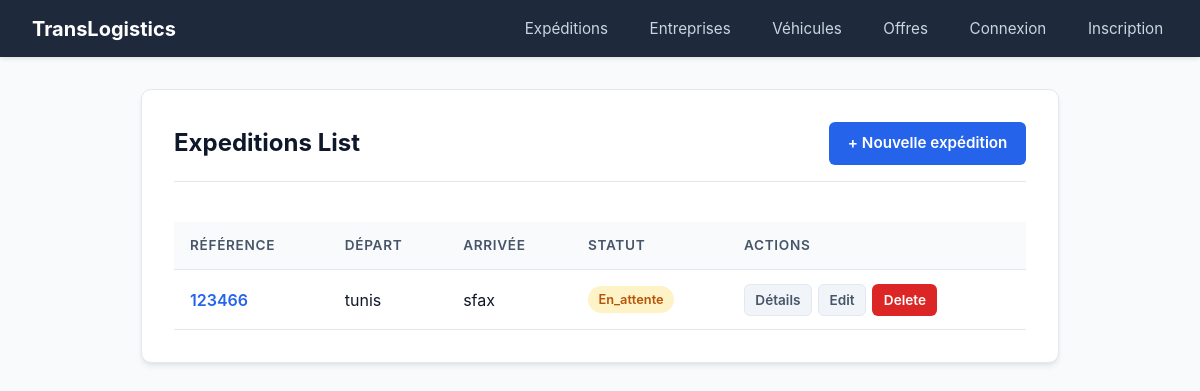
The app's page /expedition/liste/ with its own data.
### ExpeditionApp/models.py (models this page shows, shortened)
class Expedition(models.Model):
    reference = models.CharField(max_length=50, unique=True)
    ville_depart = models.CharField(max_length=80)
    ville_arrive = models.CharField(max_length=80)
    poids_kg = models.DecimalField(
        max_digits=10,
        decimal_places=2,
        validators=[MinValueValidator(0, "le poids doit etre possitive")],
    )
    date_souhaitee = models.DateTimeField()
    description = models.TextField()
    statut = models.CharField(
        max_length=100,
        choices=[
            ('en_attente', 'En attente'),
            ('publiee', 'Publiée'),
            ('attribuee', 'Attribuée'),
            ('terminee', 'Terminée'),
            ('annulee', 'Annulée'),
        ],
        default='en_attente',
    )
    created_at = models.DateTimeField(auto_now_add=True)
    updated_at = models.DateTimeField(auto_now=True)
    entreprise = models.ForeignKey(Entreprise, on_delete=models.CASCADE, related_name='expeditions')

### ExpeditionApp/views.py (the view)
# urls.py: path('liste/', Liste_expedition.as_view(), name='liste_classe'),
class Liste_expedition(ListView):
    model = Expedition
    template_name = 'expedition/list.html'
    context_object_name = 'list'

### templates/expedition/list.html (shortened to what this page needs)
{% extends 'expedition/base.html' %}
{% block content %}
<div class="card">
    <div class="card-header">
        <h1 class="card-title">Expeditions List</h1>
        <a class="btn btn-primary" href="{% url 'Expedition:create_expedition' %}">+ Nouvelle expédition</a>
    </div>
    <div class="table-responsive">
        <table class="table">
            <thead>
                <tr>
                    <th>Référence</th>
                    <th>Départ</th>
                    <th>Arrivée</th>
                    <th>Statut</th>
                    <th>Actions</th>
                </tr>
            </thead>
            <tbody>
            {% for expedition in list %}
                <tr>
                    <td>
                        <a href="{% url 'Expedition:detail_expedition' id=expedition.id %}" style="font-weight: 600; color: var(--primary); text-decoration: none;">
                            {{ expedition.reference }}
                        </a>
                    </td>
                    <td>{{ expedition.ville_depart }}</td>
                    <td>{{ expedition.ville_arrive }}</td>
                    <td>
                        <span class="badge badge-{{ expedition.statut }}">{{ expedition.statut }}</span>
                    </td>
                    <td>
                        <div class="actions-cell">
                            <a class="btn btn-secondary btn-sm" href="{% url 'Expedition:detail_expedition' id=expedition.id %}">Détails</a>
                            <a class="btn btn-secondary btn-sm" href="{% url 'Expedition:update_expedition' pk=expedition.id %}">Edit</a>
                            <a class="btn btn-danger btn-sm" href="{% url 'Expedition:delete_expedition' pk=expedition.id %}">Delete</a>
                        </div>
                    </td>
                </tr>
            {% empty %}
                <tr>
                    <td colspan="5" class="empty-state">
                        <p>No expeditions available.</p>
                    </td>
                </tr>
            {% endfor %}
            </tbody>
        </table>
    </div>
</div>
{% endblock %}

### ExpeditionApp/static/expedition/css/style.css (style rules this page uses)
:root { --primary: #2563eb; --primary-hover: #1d4ed8; --secondary: #64748b; --success: #16a34a; --warning: #d97706; --danger: #dc2626; --danger-hover: #b91c1c; --background: #f8fafc; --surface: #ffffff; --border: #e2e8f0; --text-primary: #0f172a; --text-secondary: #475569; --radius: 10px; --shadow: 0 4px 6px -1px rgb(0 0 0 / 0.08), 0 2px 4px -2px rgb(0 0 0 / 0.05); }
* { box-sizing: border-box; margin: 0; padding: 0; }
body { font-family: -apple-system, BlinkMacSystemFont, "Segoe UI", Roboto, Helvetica, Arial, sans-serif; background-color: var(--background); color: var(--text-primary); line-height: 1.5; padding-bottom: 3rem; }
.card { background: var(--surface); border: 1px solid var(--border); border-radius: var(--radius); padding: 2rem; box-shadow: var(--shadow); margin-bottom: 1.5rem; }
.card-header { display: flex; justify-content: space-between; align-items: center; border-bottom: 1px solid var(--border); padding-bottom: 1rem; margin-bottom: 1.5rem; }
.card-title { font-size: 1.5rem; font-weight: 700; color: var(--text-primary); }
.btn { display: inline-flex; align-items: center; justify-content: center; gap: 0.4rem; padding: 0.55rem 1.1rem; font-size: 0.95rem; font-weight: 600; border-radius: 6px; text-decoration: none; cursor: pointer; border: 1px solid transparent; transition: all 0.15s ease-in-out; }
.btn-primary { background-color: var(--primary); color: #ffffff; }
.btn-danger { background-color: var(--danger); color: #ffffff; }
.btn-secondary { background-color: #f1f5f9; color: var(--text-secondary); border: 1px solid var(--border); }
.btn-sm { padding: 0.3rem 0.65rem; font-size: 0.85rem; }
.badge { display: inline-block; padding: 0.25rem 0.65rem; font-size: 0.8rem; font-weight: 600; border-radius: 9999px; text-transform: capitalize; }
.badge-en_attente { background-color: #fef3c7; color: #b45309; }
.table-responsive { overflow-x: auto; }
.table { width: 100%; border-collapse: collapse; margin-top: 1rem; }
.table th, .table td { padding: 0.85rem 1rem; text-align: left; border-bottom: 1px solid var(--border); }
.table th { background-color: #f8fafc; font-weight: 600; color: var(--text-secondary); font-size: 0.85rem; text-transform: uppercase; letter-spacing: 0.05em; }
.actions-cell { display: flex; gap: 0.4rem; }

### records on screen
Expedition: reference "123466", ville_depart "tunis", ville_arrive "sfax", statut "En_attente"
